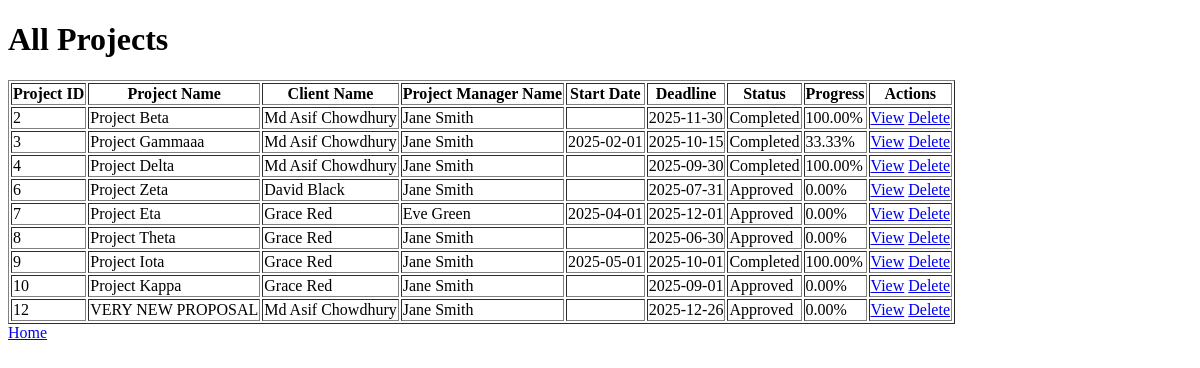
Before: /controller/admin-project-controller.php?action=show_all_projects (signed in) with the older database file.
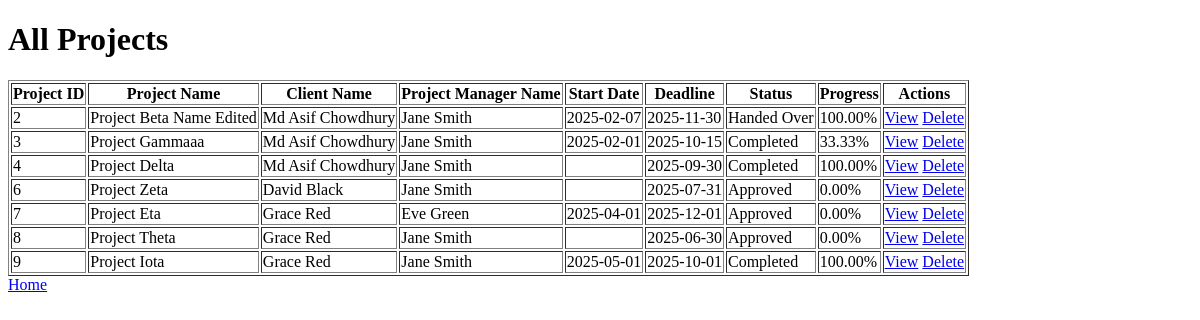
After: the same page with the newer database file.
### tables this page shows
CREATE TABLE `projects` (
  `project_id` int(11) NOT NULL,
  `client_id` int(11) NOT NULL,
  `pm_id` int(11) DEFAULT NULL,
  `name` varchar(100) NOT NULL,
  `description` text NOT NULL,
  `start_date` date DEFAULT NULL,
  `deadline` date NOT NULL,
  `status` varchar(50) NOT NULL DEFAULT 'Pending Approval',
  `type` varchar(50) NOT NULL DEFAULT 'Proposal',
  `comment` text DEFAULT NULL,
  `client_feedback` text DEFAULT NULL,
  `progress` decimal(5,2) DEFAULT 0.00
);

### model/project-model.php (called while the page is built, shortened)
<?php
function getTotalProjects() {
    $conn = getDbConnection();
    $sql = "SELECT p.project_id, CONCAT(c.firstname, ' ', c.lastname) AS client_name, CONCAT(pm.firstname, ' ', pm.lastname) AS pm_name, p.name, p.description, p.start_date, p.deadline, p.status, p.progress, p.comment, p.client_feedback
            FROM projects p
            JOIN usr c ON p.client_id = c.userid
            JOIN usr pm ON p.pm_id = pm.userid";
    $stmt = $conn->prepare($sql);
    $stmt->execute();
    $result = $stmt->get_result();
    $projects = [];
    while ($row = $result->fetch_assoc()) {
        $projects[] = $row;
    }
    return $projects;
}
?>

### view/admin-project-showall.php (the view, shortened to what this page needs)
<!DOCTYPE html>
<html lang="en">
<head>
    <link rel="stylesheet" href="../css/styles.css">
</head>
<body>
<h1>All Projects</h1>
<table border=1>
    <thead>
        <tr>
            <th>Project ID</th>
            <th>Project Name</th>
            <th>Client Name</th>
            <th>Project Manager Name</th>
            <th>Start Date</th>
            <th>Deadline</th>
            <th>Status</th>
            <th>Progress</th>
            <th>Actions</th>
        </tr>
    </thead>
    <tbody>
        <?php foreach ($projects as $project) { ?>
        <tr>
            <td><?php echo $project['project_id']; ?></td>
            <td><?php echo $project['name']; ?></td>
            <td><?php echo $project['client_name']; ?></td>
            <td><?php echo $project['pm_name']; ?></td>
            <td><?php echo $project['start_date']; ?></td>
            <td><?php echo $project['deadline']; ?></td>
            <td><?php echo $project['status']; ?></td>
            <td><?php echo $project['progress']; ?>%</td>
            <td>
                <a href="../controller/admin-project-controller.php?action=view_project&project_id=<?php echo $project['project_id']; ?>">View</a>
                <a href="../controller/admin-project-controller.php?action=delete_project&project_id=<?php echo $project['project_id']; ?>" onclick="return confirm('Are you sure you want to delete this project?');">Delete</a>
            </td>
        </tr>
        <?php } ?>
    </tbody>
</table>
<a href="../controller/user-dashboard-controller.php">Home</a>
</body>
</html>

Changed rows visible on the page:
removed projects: project_id "10", name "Project Kappa", client_name "Grace Red", pm_name "Jane Smith", deadline "2025-09-01", status "Approved", progress "0.00"
removed projects: project_id "12", name "VERY NEW PROPOSAL", client_name "Md Asif Chowdhury", pm_name "Jane Smith", deadline "2025-12-26", status "Approved", progress "0.00"
changed projects id 2: name "Project Beta" → "Project Beta Name Edited"; start_date (not shown) → "2025-02-07"; status "Completed" → "Handed Over"
